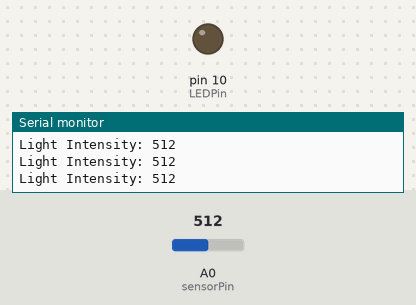
Simulated run of this sketch. Board: Arduino Uno, built with avr-gcc and run on an emulated ATmega328P. On the bench: output pins drawn as LEDs (lit = HIGH), the last lines printed to the serial monitor. The test bench sets the inputs (shaded band); at power-on: A0 (sensorPin) = 512.

Above: at 1.2 s.
1.3 s: A0 (sensorPin) set to 107
At 2.4 s:
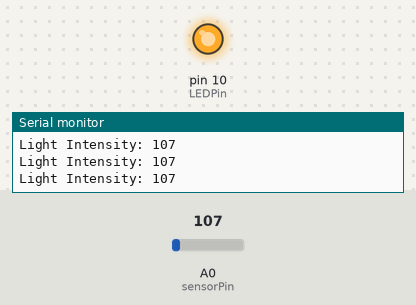
4.3 s: A0 (sensorPin) set to 92
Timing chart, 0 to 13.3 s (numbered marks = the images above; inputs shaded):
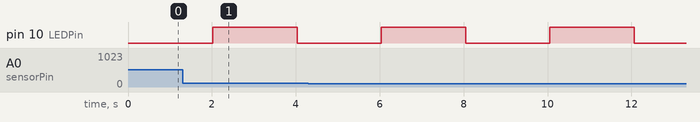

The sketch:

Lesson9_V1_SG.ino
```cpp
const int sensorPin = A0;
const int LEDPin = 10;


int lightAmount = 0;
long timerLED = 0;
long timerSensor = 0;
int toggleLED = 0;


void setup() {
  // put your setup code here, to run once:
  pinMode(LEDPin, OUTPUT);

  Serial.begin(9600);

}

void loop() {
  // put your main code here, to run repeatedly:
  transmitter();

  reciever();

}

void transmitter() {
  if (millis() >= timerLED + 2000) {
    toggleLED = !toggleLED;
    digitalWrite(LEDPin, toggleLED);
    timerLED = millis();
  }
}

void reciever () {
  if (millis() >= timerSensor + 100) {
    lightAmount = analogRead(sensorPin);

  Serial.print("Light Intensity: ");
  Serial.println(lightAmount);
  }
}
```

Measured:
- by itself, pin 10 (LEDPin): alternates HIGH for 2.0 s and LOW for 2.0 s
